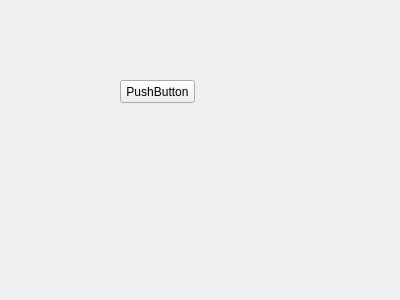
<?xml version="1.0" encoding="UTF-8"?>
<ui version="4.0">
 <class>Widget</class>
 <widget class="QWidget" name="Widget">
  <property name="geometry">
   <rect>
    <x>0</x>
    <y>0</y>
    <width>400</width>
    <height>300</height>
   </rect>
  </property>
  <property name="windowTitle">
   <string>Widget</string>
  </property>
  <widget class="QPushButton" name="pushButton">
   <property name="geometry">
    <rect>
     <x>120</x>
     <y>80</y>
     <width>75</width>
     <height>23</height>
    </rect>
   </property>
   <property name="text">
    <string>PushButton</string>
   </property>
  </widget>
 </widget>
 <layoutdefault spacing="6" margin="11"/>
 <resources/>
 <connections/>
</ui>
